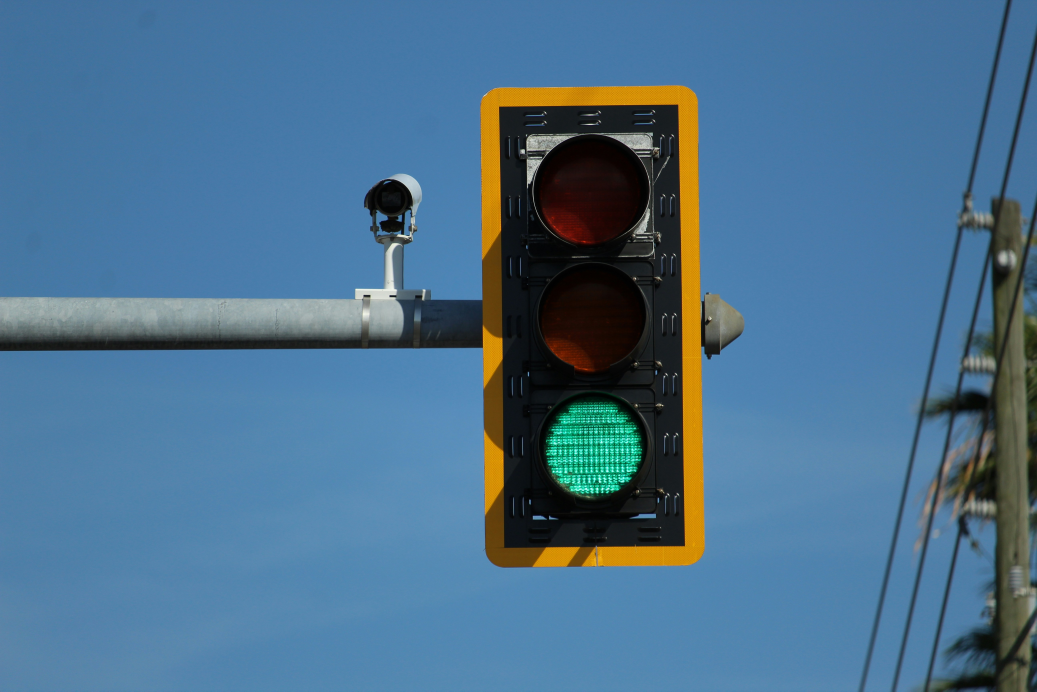
#> input picture traffic_signal.jpg, 5184 x 3456 px, found by its file name (shown at 1/5 size)
$ python 'signal light detector.py'
#> lines starting #> are read from the running program, lines starting #| are printed output that depends on the picture; after the words box and inside, x2 and y2 are one past the last pixel; in counts of white or black regions, pixels touching at a corner belong together
import cv2
import numpy as np

img = cv2.imread("traffic_signal.jpg")
#> img is the input picture: shape (3456, 5184, 3); mean B, G, R 140.8, 112.7, 75.2


img = cv2.resize(img, (400,800))
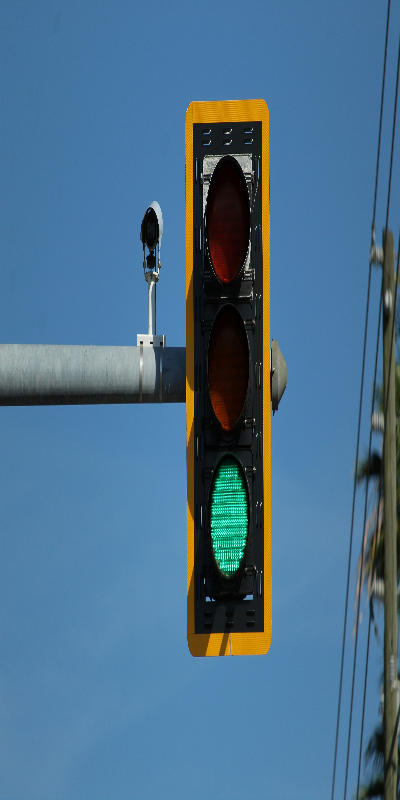
#> img: shape (800, 400, 3); mean B, G, R 140.8, 112.6, 75.1

h, w, _ = img.shape
#> h = 800; w = 400

# Convert to HSV
hsv = cv2.cvtColor(img, cv2.COLOR_BGR2HSV)
#> hsv: shape (800, 400, 3); mean H, S, V 93.9, 133.5, 148.8

# Divide into 3 regions (top, middle, bottom)
top = hsv[0:h//3, :]
#> top: shape (266, 400, 3); mean H, S, V 96.3, 145.4, 151.8
middle = hsv[h//3:2*h//3, :]
#> middle: shape (267, 400, 3); mean H, S, V 89.1, 126, 136.2
bottom = hsv[2*h//3:h, :]
#> bottom: shape (267, 400, 3); mean H, S, V 96.4, 129.2, 158.3

# RED
lower_red1 = np.array([0,120,70])
upper_red1 = np.array([10,255,255])
lower_red2 = np.array([170,120,70])
upper_red2 = np.array([180,255,255])

mask_red1 = cv2.inRange(top, lower_red1, upper_red1)
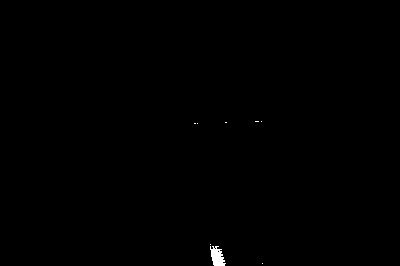
#> mask_red1: shape (266, 400); 0.21% white; 8 white regions (7 under 20 px), largest, box (x1, y1, x2, y2) and area: (210, 246, 226, 266) 207
mask_red2 = cv2.inRange(top, lower_red2, upper_red2)
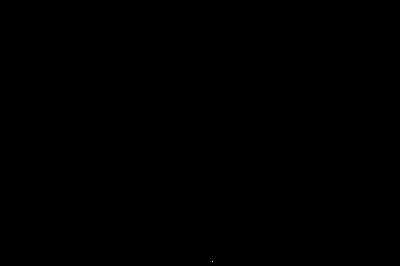
#> mask_red2: shape (266, 400); 0% white in thin lines or dots, all inside (x1, y1, x2, y2) = (212, 261, 213, 262)
red_count = np.count_nonzero(mask_red1 + mask_red2)
#> red_count = 220

#  YELLOW
lower_yellow = np.array([22,150,150])
upper_yellow = np.array([32,255,255])
mask_yellow = cv2.inRange(middle, lower_yellow, upper_yellow)
#> mask_yellow: shape (267, 400); every value is 0
yellow_count = np.count_nonzero(mask_yellow)
#> yellow_count = 0

#  GREEN
lower_green = np.array([40,100,100])
upper_green = np.array([85,255,255])
mask_green = cv2.inRange(bottom, lower_green, upper_green)
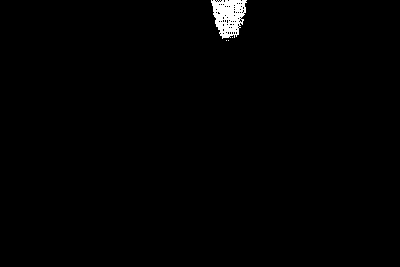
#> mask_green: shape (267, 400); 0.87% white; 4 white regions (3 under 20 px), largest, box (x1, y1, x2, y2) and area: (211, 0, 247, 39) 926
green_count = np.count_nonzero(mask_green)
#> green_count = 929

print("Red pixels:", red_count)
#| Red pixels: 220
print("Yellow pixels:", yellow_count)
#| Yellow pixels: 0
print("Green pixels:", green_count)
#| Green pixels: 929

# Decide active light
if red_count > yellow_count and red_count > green_count:
    print("ACTIVE LIGHT: RED")

elif yellow_count > red_count and yellow_count > green_count:
    print("ACTIVE LIGHT: YELLOW")

else:
    print("ACTIVE LIGHT: GREEN")

cv2.imshow("Result", img)
cv2.waitKey(0)
cv2.destroyAllWindows()
